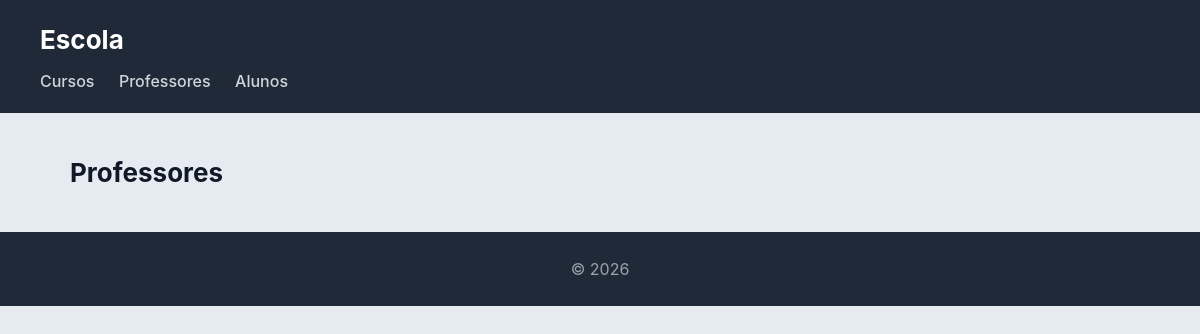
The page /escola/professores/ on the database as committed earlier.
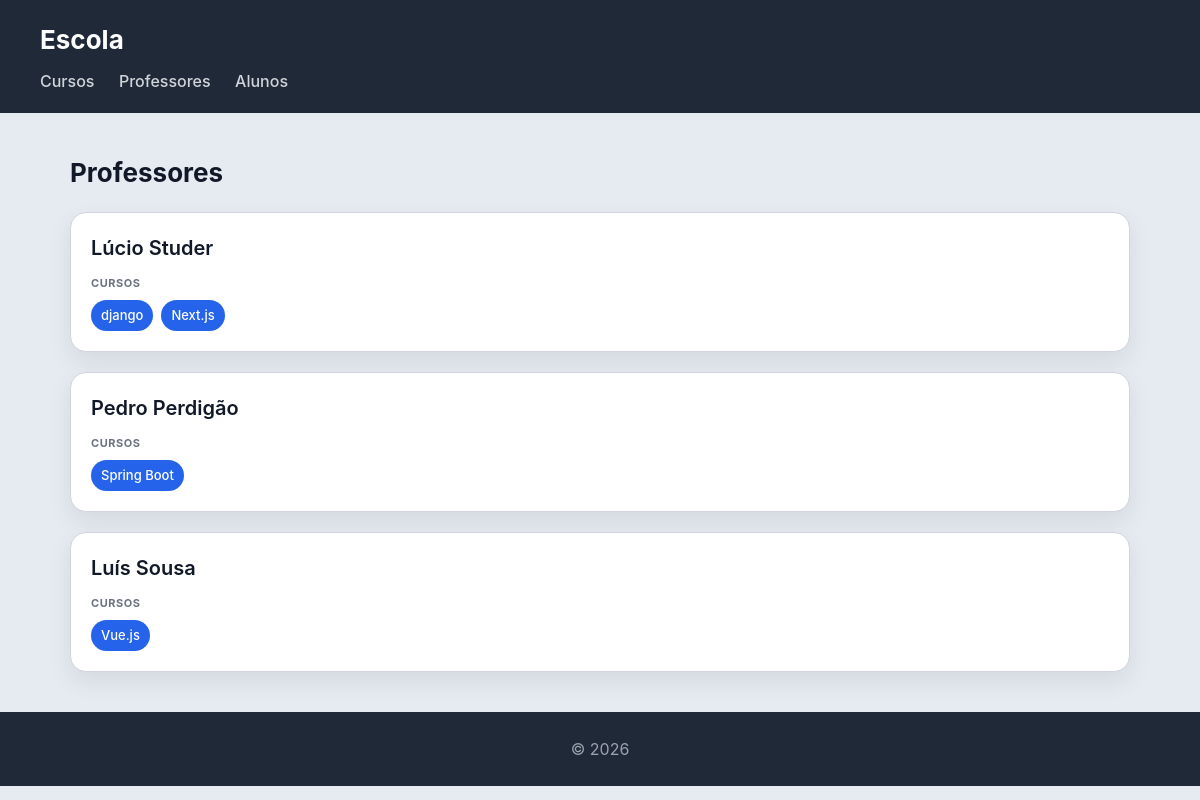
The same page on the database as committed later.
### escola/models.py (models this page shows, shortened)
class Professor(models.Model):
    nome = models.CharField(max_length=100)

class Curso(models.Model):
    nome = models.CharField(max_length=100)
    imagem = models.ImageField(upload_to='cursos/')
    professor = models.ForeignKey(Professor, on_delete=models.CASCADE, related_name='cursos')
    alunos = models.ManyToManyField(Aluno, related_name='cursos')

### escola/views.py (the view)
# urls.py: path('professores/', views.professores_view, name="professores"), # <-- Adicionar esta
def professores_view(request):
    professores = Professor.objects.prefetch_related('cursos').all()
    return render(request, 'escola/professores.html', {'professores': professores})

### escola/templates/escola/professores.html
{% extends "escola/base.html" %}
{% block content %}
<h2>Professores</h2>
<section>
    {% for professor in professores %}
    <article>
        <header>
            <h3>{{ professor.nome }}</h3>
        </header>
        <section>
            <h4>Cursos</h4>
            <ul>
                {% for curso in professor.cursos.all %}
                    <li>{{ curso.nome }}</li>
                {% empty %}
                    <li>Sem cursos atribuídos</li>
                {% endfor %}
            </ul>
        </section>
    </article>
    {% endfor %}
</section>
{% endblock %}

Rows that differ between the two databases and show on the page:
added Professor: nome "Lúcio Studer"
added Curso: nome "django", shown under "Lúcio Studer"
added Curso: nome "Next.js", shown under "Lúcio Studer"
added Professor: nome "Pedro Perdigão"
added Curso: nome "Spring Boot", shown under "Pedro Perdigão"
added Professor: nome "Luís Sousa"
added Curso: nome "Vue.js", shown under "Luís Sousa"
